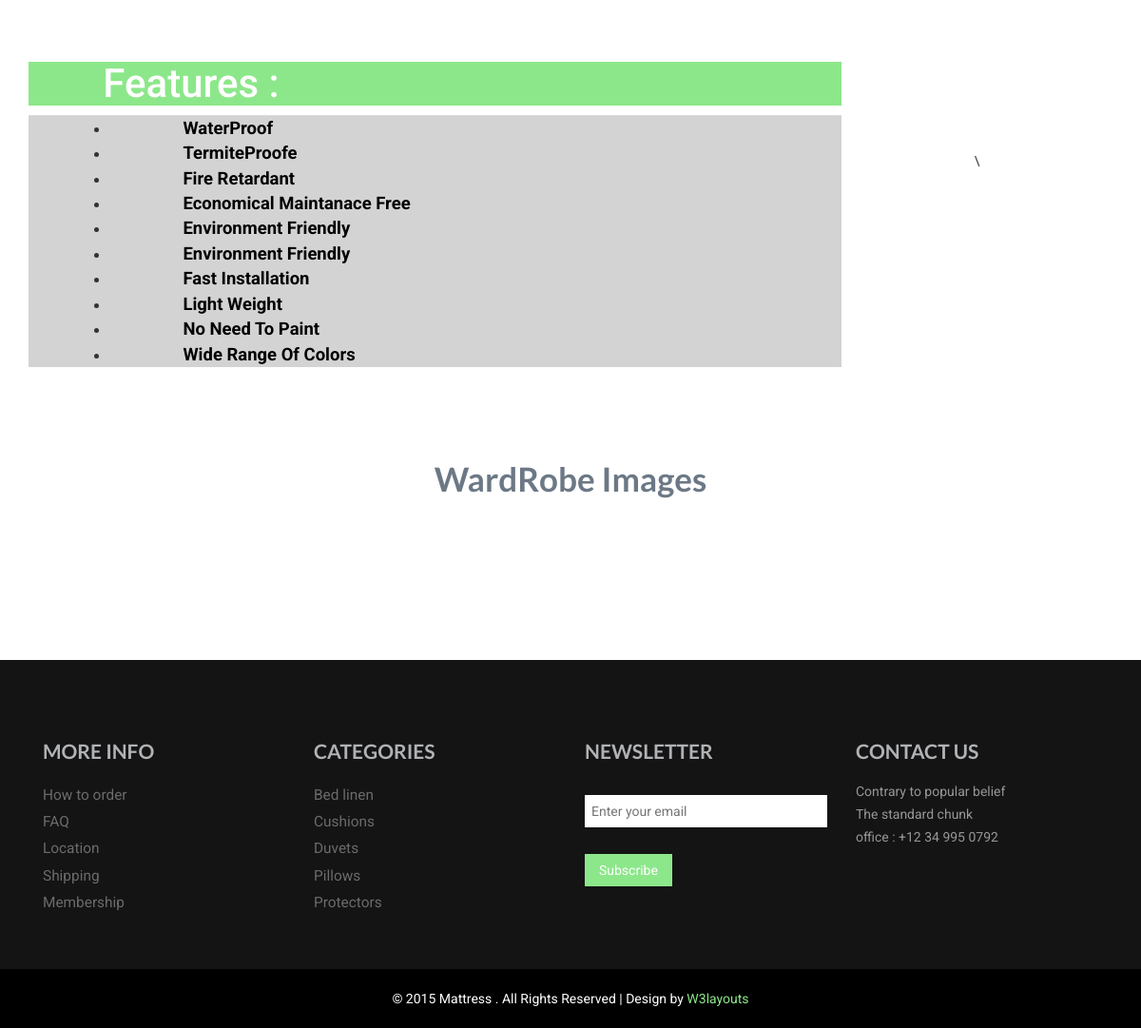
Page /wardrobe/ (lower part) on the earlier database version.
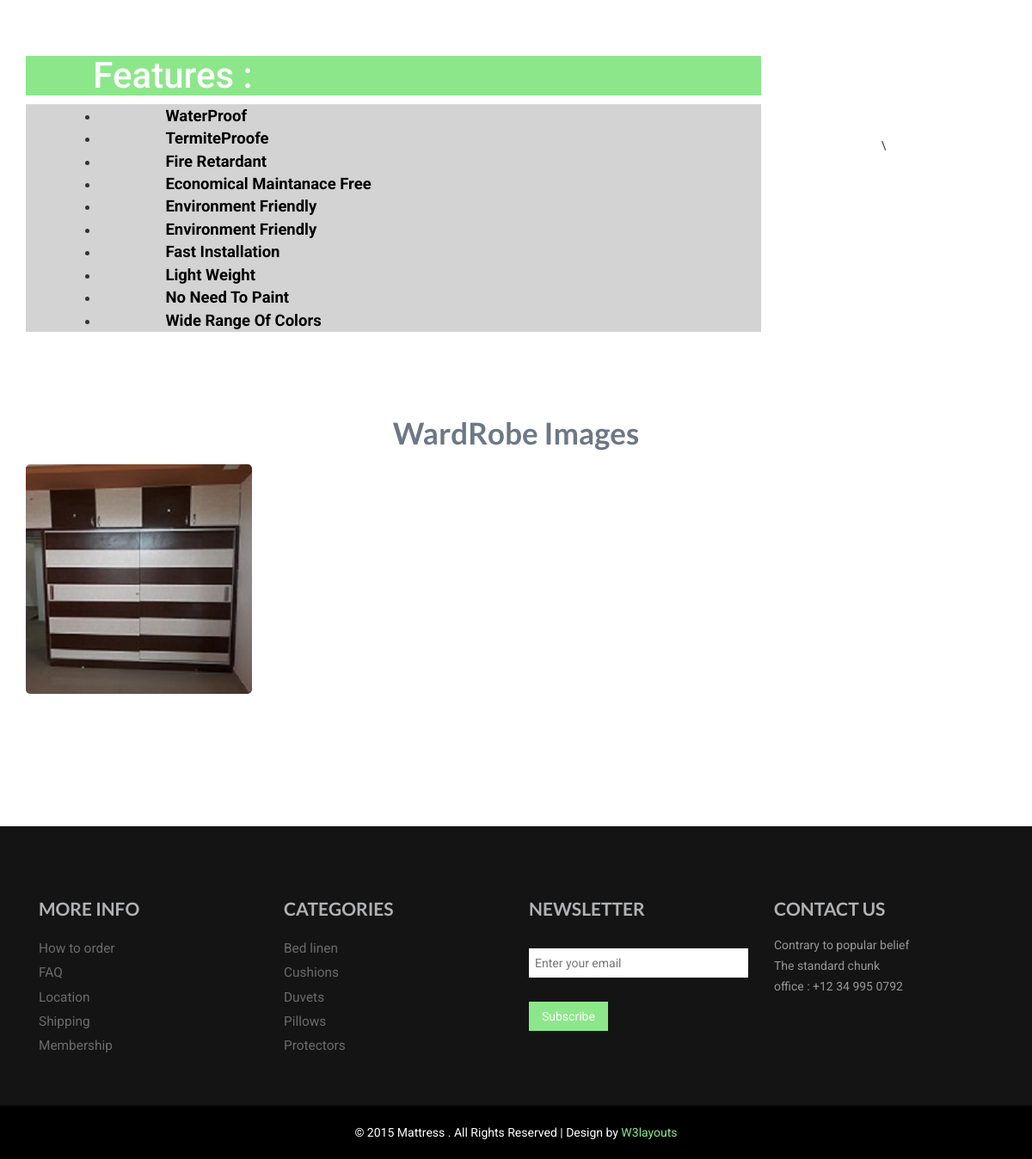
Same page on the later database version.
### furniture_app/models.py (models this page shows)
class Wardrobe_Image(models.Model):
    Wardrobe_Image=models.ImageField(upload_to='images/',default="",blank=True)

### furniture_app/views.py (the view)
# urls.py: path('wardrobe/',views.wardrobe,name='wardrobe'),
def wardrobe(request):
    img=Wardrobe_Image.objects.all()
    return render(request,"pvc furniture/wardrobe.html",{'img':img})

### furniture_app/templates/pvc furniture/wardrobe.html (shortened to what this page needs)
{% extends 'base.html' %}
{% load static %}
{% block content %}
<!DOCTYPE html>
<html>
<head>
</head>
<body>
	<div class="pro-du">
		<div class="container">
			<div class="col-md-9 product1">
				<div class=" bottom-product">
					<div class="col-md-6 bottom-cd simpleCart_shelfItem">
				<br>
					<div class="ca-rt">
						</div>
						<div class="clearfix"></div>
					</div>
							<b><p style="font-size: 15px; padding-top: 10%; margin-right: 10%;">
							<br><br><br><br><br><br><br><br><br><br><br><br>
							<h1 style=" background-color: #8ce78a; color:  ffffff; font-size: 300% ; padding-right: 60%; text-align: center;">Features :</h1>
							<div class="col-md-12 product1">
								<div class="price-details">
								</div>
								<ul style="padding-left: 10%; background-color: lightgray; font-size: 200%;">
								  <li style="padding-left: 10%; font-size: 60%;"><span>WaterProof</span></li>
								</ul>
								<ul style="padding-left: 10%; background-color: lightgray;font-size: 200%;">
									<li style="padding-left: 10%; font-size: 60%;"><span>TermiteProofe</span></li>
								  </ul>
								  <ul style="padding-left: 10%; background-color: lightgray; font-size: 200%;">
									<li style="padding-left: 10%; font-size: 60%;"><span>Fire Retardant</span></li>
								  </ul>
								  <ul style="padding-left: 10%; background-color: lightgray;font-size: 200%;">
									<li style="padding-left: 10%;font-size: 60%;"><span>Economical Maintanace Free</span></li>
								  </ul>
								  <ul style="padding-left: 10%; background-color: lightgray;font-size: 200%;">
									<li style="padding-left: 10%; font-size: 60%;"><span>Environment Friendly</span></li>
								  </ul>
							<ul style="padding-left: 10%; background-color: lightgray;font-size: 200%;">
								<li style="padding-left: 10%; font-size: 60%;"><span>Environment Friendly</span></li>
							  </ul>
							  <ul style="padding-left: 10%;  background-color: lightgray; font-size: 200%;">
								<li style="padding-left: 10%; font-size: 60%;"><span>Fast Installation</span></li>
							  </ul>
							  <ul style="padding-left: 10%; background-color: lightgray;font-size: 200%;">
								<li style="padding-left: 10%; font-size: 60%;"><span>Light Weight</span></li>
							  </ul>
							  <ul style="padding-left: 10%; background-color: lightgray; font-size: 200%;">
								<li style="padding-left: 10%; font-size: 60%;"><span>No Need To Paint</span></li>
							  </ul>
							  <ul style="padding-left: 10%; background-color: lightgray; font-size: 200%;">
								<li style="padding-left: 10%; font-size: 60%;"><span>Wide Range Of Colors</span></li>
							  </ul>
						</div>
						</p>
					</b>
				<br>
				</div>
				</div>
			<div class="col-md-3 prod-rgt">
				<div class=" pro-tp">
					<div class="pl-rgt">
					</div>
						<div class="clearfix"></div>
				</div>
				<div class="pr-btm">
					\
				</div>
			</div>
				<div class="clearfix"></div>
			</div>
			<div class="contact">
				<div class="container">
			<div class="content-top">
				<h1>WardRobe Images</h1>
				{% for i in img %}
				<div class="row text-center text-lg-left">
					<div class="col-lg-3 col-md-4 col-6">
					  <a href="#" class="d-block mb-4 h-100">
						<img id="myImg" src="{{i.Wardrobe_Image.url}}" alt="Snow" style="width:100%;max-width:300px">
					  </a>
					</div>
				{% endfor %}
				</div>
					</div>
				</div>
				</div>
		</div>
</body>
</html>
{% endblock %}

Differences in the rows shown:
added Wardrobe_Image: Wardrobe_Image (picture)
